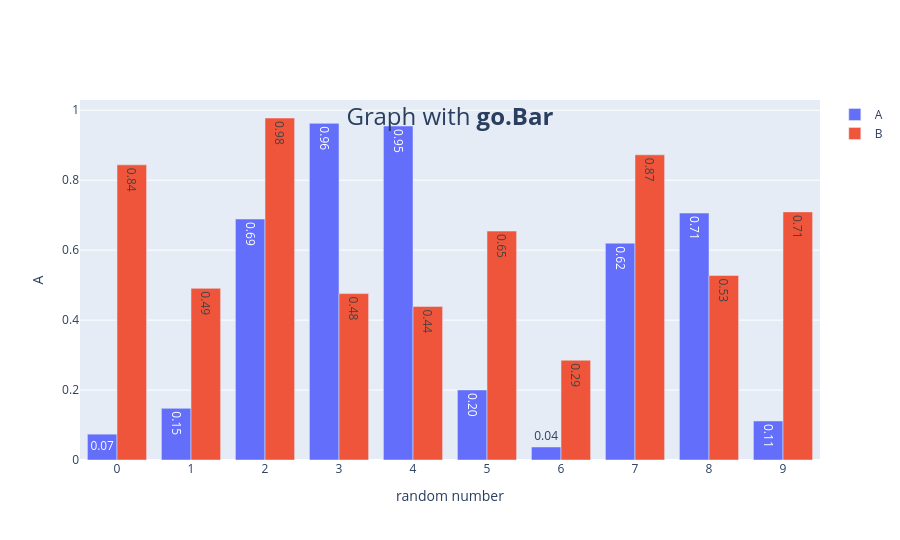

The notebook cell this image was saved under:
### Code cell
import pandas as pd
import plotly.graph_objects as go
import numpy as np

df = pd.DataFrame(np.random.rand(10, 2), columns=["A", "B"]) # np.random.rand(행, 열) : 2차원 배열 (*아래 셀에 예시 있음)

fig = go.Figure()

fig.add_trace(
    go.Bar(
        x=df.index, y=df["A"], name="A", text=df["A"], textposition="auto", texttemplate="%{y:.2f}"
    )
)
# textposition= auto, inside, outside
# texttemplate="%{y:.2f}" : y축 데이터를 소수둘째자리까지 float 형태로 나타내라 -> 소수점 너무 길 때 사용! 얘는 난수랏허 넘 길어

fig.add_trace(
    go.Bar(
        x=df.index, y=df["B"], name="B", text=df["B"], textposition="auto", texttemplate="%{y:.2f}"
    )
)

fig.update_layout( # .update_layout : 꾸미기
    {
        "title" : {
            "text": "Graph with <b>go.Bar</b>", # go.Bar : graph object의 Bar요소를 사용했다~ 딕셔너리 안에 <b> 요 마크업 인식되는 거 신기 ;;
            "x": 0.5,
            "y": 0.8,
            "font": {
                "size": 24
            }
        },
        "xaxis": {
            "title": "random number",
            "showticklabels": True,
            "dtick": 1 # 행(가로줄)의 눈금 간격!
        },
        "yaxis": {
            "title": "A",
            "dtick": 0.2 # 열(세로줄)의 눈금 간격!
        },
        "width": 900, # 총 가로 길이
        "height": 540 # 총 세로 길이
    }
)

fig.show()

### Figure 1 — Plotly figure (JSON) as saved in the notebook; plotly's stock layout.template omitted (floating-point values rounded to 4 significant figures)
{"data": [{"name": "A", "text": [0.07385, 0.1477, 0.6891, 0.9626, 0.955, 0.2004, 0.03727, 0.62, 0.7061, 0.1116], "textposition": "auto", "texttemplate": "%{y:.2f}", "type": "bar", "x": [0, 1, 2, 3, 4, 5, 6, 7, 8, 9], "y": [0.07385, 0.1477, 0.6891, 0.9626, 0.955, 0.2004, 0.03727, 0.62, 0.7061, 0.1116]}, {"name": "B", "text": [0.844, 0.4909, 0.9779, 0.4758, 0.4392, 0.6546, 0.2852, 0.8727, 0.5277, 0.7094], "textposition": "auto", "texttemplate": "%{y:.2f}", "type": "bar", "x": [0, 1, 2, 3, 4, 5, 6, 7, 8, 9], "y": [0.844, 0.4909, 0.9779, 0.4758, 0.4392, 0.6546, 0.2852, 0.8727, 0.5277, 0.7094]}], "layout": {"height": 540, "title": {"font": {"size": 24}, "text": "Graph with <b>go.Bar</b>", "x": 0.5, "y": 0.8}, "width": 900, "xaxis": {"dtick": 1, "showticklabels": true, "title": {"text": "random number"}}, "yaxis": {"dtick": 0.2, "title": {"text": "A"}}}}
